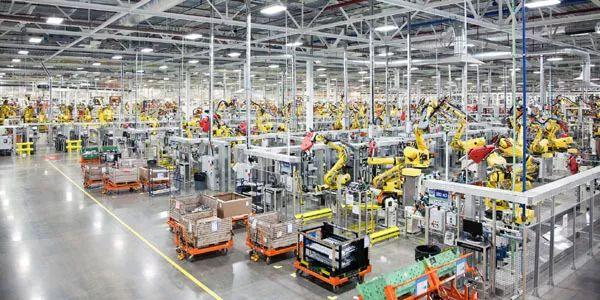
#> input picture pictures/factory.jpg, 600 x 300 px
$ python '59.霍夫曼直线检测.py'
#> lines starting #> are read from the running program, lines starting #| are printed output that depends on the picture; after the words box and inside, x2 and y2 are one past the last pixel; in counts of white or black regions, pixels touching at a corner belong together
import cv2 as cv
import numpy as np


def canny_demo(image):
    t = 80
    canny_output = cv.Canny(image, t, t * 2)
    cv.imwrite("canny_output.png", canny_output)
    return canny_output


src = cv.imread("./pictures/factory.jpg")
#> src is the input picture: shape (300, 600, 3); mean B, G, R 141.9, 147.8, 150.8
cv.namedWindow("input", cv.WINDOW_AUTOSIZE)
cv.imshow("input", src)

binary = canny_demo(src)
#> in canny_demo, `canny_output = cv.Canny(image, t, t * 2)`:
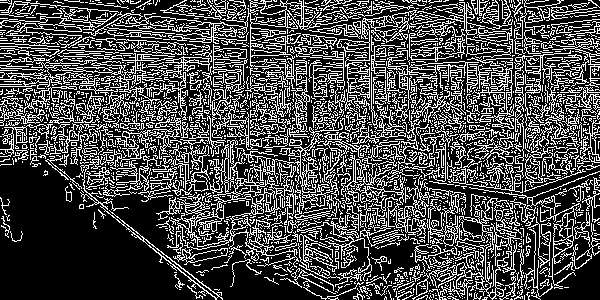
#> canny_output: shape (300, 600); 29.3% white in thin lines or dots
cv.imshow("binary", binary)

lines = cv.HoughLines(binary, 1, np.pi / 3.14, 120, None, 0, 0)
#> lines = 175 rows, first 8: [37, 2], [8, 2], [22, 2], [29, 2], [-5, 2], [31, 2], [16, 2], [5, 2]
# 此函数可以找出采用标准霍夫变换的二值图像线条。
# HoughLines函数是标准霍夫线性变换函数，该函数的功能是通过一组参数对的集合来表示检测到的直线。
# HoughLines(image, rho, theta, threshold[, lines[, srn[, stn[, min_theta[, max_theta]]]]]) -> lines
# image参数           表示边缘检测的输出图像，该图像为单通道8位二进制图像。
# rho参数             表示参数极径 r 以像素值为单位的分辨率，这里一般使用1像素。
# theta参数           表示参数极角 \theta 以弧度为单位的分辨率，这里使用1度。
# threshold参数       表示检测一条直线所需最少的曲线交点。
# lines参数           表示储存着检测到的直线的参数对 (r,\theta) 的容器 。
# srn参数、stn参数     默认都为0。如果srn = 0且stn = 0，则使用经典的Hough变换。
# min_theta参数       表示对于标准和多尺度Hough变换，检查线条的最小角度。
# max_theta参数       表示对于标准和多尺度Hough变换，检查线条的最大角度。
#
if lines is not None:
    for i in range(0, len(lines)):
        rho = lines[i][0][0]
        theta = lines[i][0][1]
        a = np.cos(theta)
        print(a)
        b = np.sin(theta)
        print(b)
        x0 = a * rho
        y0 = b * rho
        print("x0 y0:", x0, y0)
        pt1 = (int(x0 + 1000 * (-b)), int(y0 + 1000 * (a)))
        pt2 = (int(x0 - 1000 * (-b)), int(y0 - 1000 * (a)))
        cv.line(src, pt1, pt2, (0, 0, 255), 1, cv.LINE_AA)
#> this loop made 175 passes
#> (rho, theta, a, b, x0, y0, pt1, pt2) on passes 1 to 3: (37, 2, -0.417, 0.909, -15.43, 33.63, (-924, -383), (893, 450)), (8, 2, -0.417, 0.909, -3.34, 7.27, (-912, -409), (905, 424)), (22, 2, -0.417, 0.909, -9.18, 20, (-918, -397), (899, 437))
#> (printed output is left out)
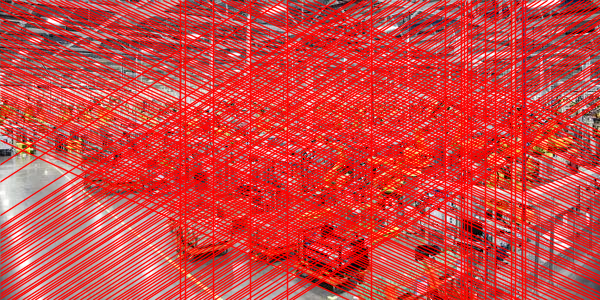
#> src: shape (300, 600, 3); mean B, G, R 67.2, 69.6, 205.7


# 显示
cv.imshow("hough line demo", src)
cv.imwrite("contours_analysis.png", src)
cv.waitKey(0)
cv.destroyAllWindows()

$ run again, with pictures/blox.jpg copied over pictures/factory.jpg
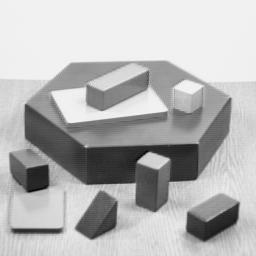
#> input picture pictures/blox.jpg, 256 x 256 px
#> src is the input picture: shape (256, 256, 3); min 0, max 252, mean 182.8
#> in canny_demo, `canny_output = cv.Canny(image, t, t * 2)`:
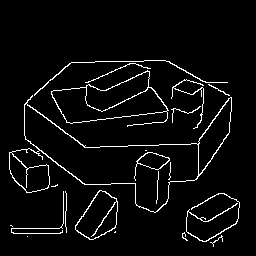
#> canny_output: shape (256, 256); 4.4% white in thin lines or dots, all inside (x1, y1, x2, y2) = (9, 60, 240, 247)
#> lines = None
